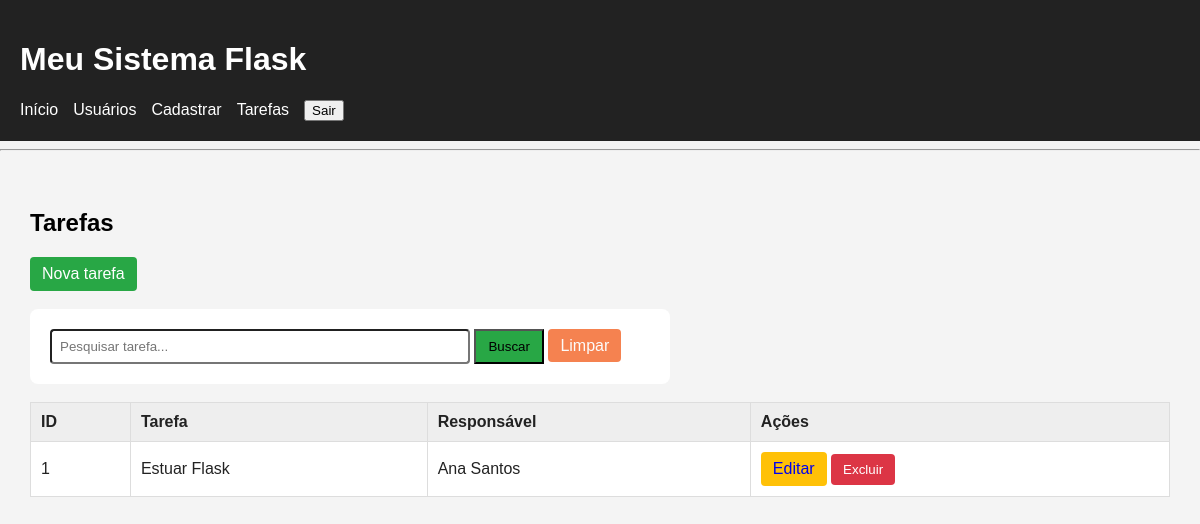
/tarefas (signed in), run on an earlier commit of the app's database.
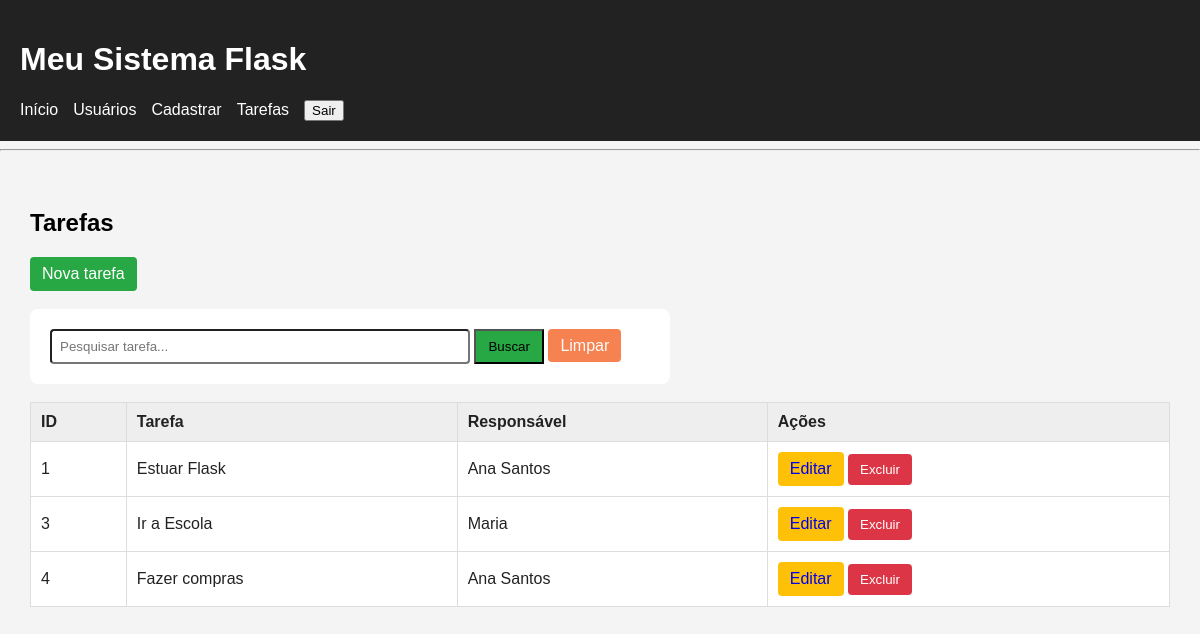
And on a later commit of the database.
### tables this page shows
CREATE TABLE tarefas (
                       id INTEGER PRIMARY KEY AUTOINCREMENT, 
                       titulo TEXT NOT NULL,
                       usuario_id INTEGER NOT NULL,
                       
                       FOREIGN KEY (usuario_id)
                       REFERENCES usuarios(id)
                   );

CREATE TABLE usuarios (
                       id  INTEGER PRIMARY KEY AUTOINCREMENT,
                       nome TEXT NOT NULL, 
                       email TEXT NOT NULL,
                       idade INTERGER,
                       cidade TEXT                       
                   );

### routes/tarefas.py (the view)
@tarefas_bp.route("/tarefas")
@login_required
def tarefas():
    busca = request.args.get(
        "busca",""
    ).strip()
    print(busca)
    if busca:
        lista = buscar_tarefas(busca)
    else:
        lista = listar_tarefas()
    return render_template(
        "tarefas.html",
        tarefas=lista,
        busca=busca
    )

### auth_utils.py (called while the page is built, shortened)
def login_required(funcao):
    @wraps(funcao)
    def verificar_login(*args, **kwargs):
        return funcao(*args, **kwargs)
    return verificar_login

### banco.py (called while the page is built)
def conectar():
    conexao = sqlite3.connect("banco.db")
    conexao.row_factory = sqlite3.Row
    conexao.execute(
        "PRAGMA foreign_keys = ON"
    )
    return conexao

def listar_tarefas():
    conexao = conectar()
    cursor = conexao.cursor()
    cursor.execute("""
        SELECT
            tarefas.id,
            tarefas.titulo,
            usuarios.nome AS usuario_nome

        FROM tarefas

        JOIN usuarios
            ON tarefas.usuario_id = usuarios.id
    """)
    tarefas = cursor.fetchall()
    conexao.close()
    return tarefas

### templates/tarefas.html (shortened to what this page needs)
{% extends "base.html" %}
{% block conteudo %}
<h2>Tarefas</h2>
<a href="{{ url_for('tarefas.cadastrar') }}" class="botao botao-novo">
    Nova tarefa
</a>
<br><br>
<form class="form-search" method="GET">
    <input type="text" name="busca" placeholder="Pesquisar tarefa..." value="{{busca}}">
    <button type="submit">Buscar</button>
    <a href="{{url_for('tarefas.tarefas')}}">Limpar</a>
</form>
<br>
<table class="tabela">
    <thead>
        <tr>
            <th>ID</th>
            <th>Tarefa</th>
            <th>Responsável</th>
            <th>Ações</th>
        </tr>
    </thead>
    <tbody>
        {% if tarefas %}
        {% for tarefa in tarefas %}
        <tr>
            <td>{{ tarefa.id }}</td>
            <td>
                {{ tarefa.titulo }}
            </td>
            <td>
                {{ tarefa.usuario_nome }}
            </td>
            <td>
                <a href="{{ url_for('tarefas.editar', id=tarefa.id) }}" class="botao botao-editar">
                    Editar
                </a>
                <form action="{{ url_for('tarefas.excluir', id=tarefa.id) }}" method="POST" class="form-excluir"
                    onsubmit="return confirm('Deseja realmente excluir esta tarefa?')">
                    <button type="submit" class="botao botao-excluir">
                        Excluir
                    </button>
                </form>
            </td>
        </tr>
        {% endfor %}
        {% else %}
        <tr>
            <td colspan="4">Nenhuma tarefa encontrada</td>
        </tr>
        {% endif %}
    </tbody>
</table>
{% endblock %}

What changed in the data, as far as the page shows it:
added tarefas: id "3", titulo "Ir a Escola", usuario_nome "Maria"
added tarefas: id "4", titulo "Fazer compras", usuario_nome "Ana Santos"
